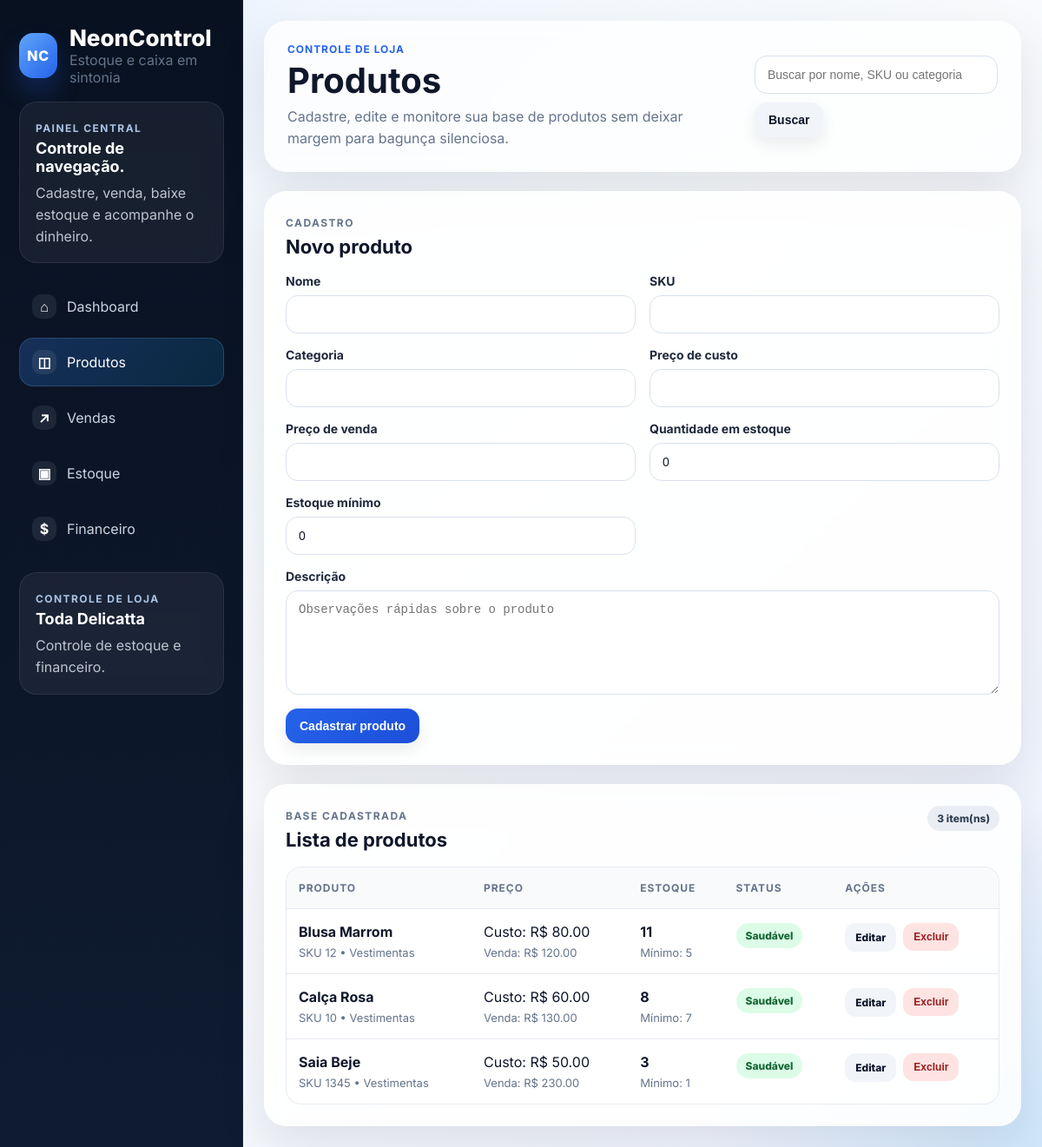
Page /products on the committed database.
### app/models/product.py (models this page shows)
class Product(Base):
    __tablename__ = 'products'
    id = Column(Integer, primary_key=True, index=True)
    name = Column(String(150), nullable=False)
    sku = Column(String(80), unique=True, nullable=False, index=True)
    category = Column(String(80), nullable=True)
    cost_price = Column(Float, nullable=False, default=0)
    sale_price = Column(Float, nullable=False, default=0)
    stock_quantity = Column(Integer, nullable=False, default=0)
    minimum_stock = Column(Integer, nullable=False, default=0)
    description = Column(Text, nullable=True)
    created_at = Column(DateTime, default=datetime.utcnow)
    updated_at = Column(DateTime, default=datetime.utcnow, onupdate=datetime.utcnow)
    sale_items = relationship('SaleItem', back_populates='product')
    stock_movements = relationship('StockMovement', back_populates='product')

### app/routes/web.py (the view)
@router.get('/products')
def products_page(request: Request, search: str | None = None, db: Session = Depends(get_db)):
    products = ProductService.list_products(db, search)
    edit_id = request.query_params.get('edit')
    edit_product = ProductService.get_product(db, int(edit_id)) if edit_id and edit_id.isdigit() else None
    return render(request, 'products.html', {'active_page': 'products', 'products': products, 'edit_product': edit_product, 'search': search or ''})

### app/templates/products.html (shortened to what this page needs)
{% extends 'base.html' %}
{% block page_title %}Produtos{% endblock %}
{% block page_subtitle %}Cadastre, edite e monitore sua base de produtos sem deixar margem para bagunça silenciosa.{% endblock %}
{% block header_actions %}
<form method="get" action="/products" class="header-search">
    <input type="text" name="search" value="{{ search }}" placeholder="Buscar por nome, SKU ou categoria">
    <button class="btn secondary" type="submit">Buscar</button>
</form>
{% endblock %}
{% block content %}
<div class="grid two-col products-layout">
    <section class="card card-elevated form-card sticky-card">
        <div class="section-head">
            <div>
                <span class="panel-kicker">Cadastro</span>
                <h3>{% if edit_product %}Editar produto{% else %}Novo produto{% endif %}</h3>
            </div>
        </div>
        <form method="post" action="{% if edit_product %}/products/{{ edit_product.id }}/update{% else %}/products{% endif %}" class="form-grid">
            <label>Nome<input type="text" name="name" value="{{ edit_product.name if edit_product else '' }}" required></label>
            <label>SKU<input type="text" name="sku" value="{{ edit_product.sku if edit_product else '' }}" required></label>
            <label>Categoria<input type="text" name="category" value="{{ edit_product.category if edit_product else '' }}"></label>
            <label>Preço de custo<input type="number" step="0.01" min="0" name="cost_price" value="{{ edit_product.cost_price if edit_product else '' }}" required></label>
            <label>Preço de venda<input type="number" step="0.01" min="0" name="sale_price" value="{{ edit_product.sale_price if edit_product else '' }}" required></label>
            <label>Quantidade em estoque<input type="number" min="0" name="stock_quantity" value="{{ edit_product.stock_quantity if edit_product else 0 }}" required></label>
            <label>Estoque mínimo<input type="number" min="0" name="minimum_stock" value="{{ edit_product.minimum_stock if edit_product else 0 }}" required></label>
            <label class="full-width">Descrição<textarea name="description" rows="4" placeholder="Observações rápidas sobre o produto">{{ edit_product.description if edit_product else '' }}</textarea></label>
            <div class="actions full-width">
                <button type="submit" class="btn primary">{% if edit_product %}Salvar alterações{% else %}Cadastrar produto{% endif %}</button>
            </div>
        </form>
    </section>
    <section class="card card-elevated">
        <div class="section-head">
            <div>
                <span class="panel-kicker">Base cadastrada</span>
                <h3>Lista de produtos</h3>
            </div>
            <span class="pill-count">{{ products|length }} item(ns)</span>
        </div>
        {% if products %}
        <div class="table-wrap">
            <table>
                <thead>
                    <tr>
                        <th>Produto</th>
                        <th>Preço</th>
                        <th>Estoque</th>
                        <th>Status</th>
                        <th>Ações</th>
                    </tr>
                </thead>
                <tbody>
                {% for product in products %}
                    <tr>
                        <td>
                            <strong>{{ product.name }}</strong>
                            <div class="table-subline">SKU {{ product.sku }}{% if product.category %} • {{ product.category }}{% endif %}</div>
                        </td>
                        <td>
                            <div>Custo: R$ {{ '%.2f'|format(product.cost_price) }}</div>
                            <div class="table-subline">Venda: R$ {{ '%.2f'|format(product.sale_price) }}</div>
                        </td>
                        <td>
                            <strong>{{ product.stock_quantity }}</strong>
                            <div class="table-subline">Mínimo: {{ product.minimum_stock }}</div>
                        </td>
                        <td>
                            {% if product.stock_quantity <= product.minimum_stock %}
                                <span class="badge danger">Estoque baixo</span>
                            {% else %}
                                <span class="badge success">Saudável</span>
                            {% endif %}
                        </td>
                        <td>
                            <div class="actions compact-actions">
                                <a class="btn small secondary" href="/products?edit={{ product.id }}">Editar</a>
                                <form method="post" action="/products/{{ product.id }}/delete" onsubmit="return confirm('Excluir este produto?');">
                                    <button class="btn small danger" type="submit">Excluir</button>
                                </form>
                            </div>
                        </td>
                    </tr>
                {% endfor %}
                </tbody>
            </table>
        </div>
        {% else %}
        <div class="empty-state">
            <div class="empty-icon">◫</div>
            <strong>Nenhum produto encontrado</strong>
            <p class="muted">Cadastre o primeiro item da loja para começar a engrenagem.</p>
        </div>
        {% endif %}
    </section>
</div>
{% endblock %}

### rows in the picture
Product: name "Blusa Marrom", sku "12", category "Vestimentas", cost_price "80.00", sale_price "120.00", stock_quantity "11", minimum_stock "5", shows "Saudável"
Product: name "Calça Rosa", sku "10", category "Vestimentas", cost_price "60.00", sale_price "130.00", stock_quantity "8", minimum_stock "7", shows "Saudável"
Product: name "Saia Beje", sku "1345", category "Vestimentas", cost_price "50.00", sale_price "230.00", stock_quantity "3", minimum_stock "1", shows "Saudável"

### other values in the picture
{{ products|length }} "3"
